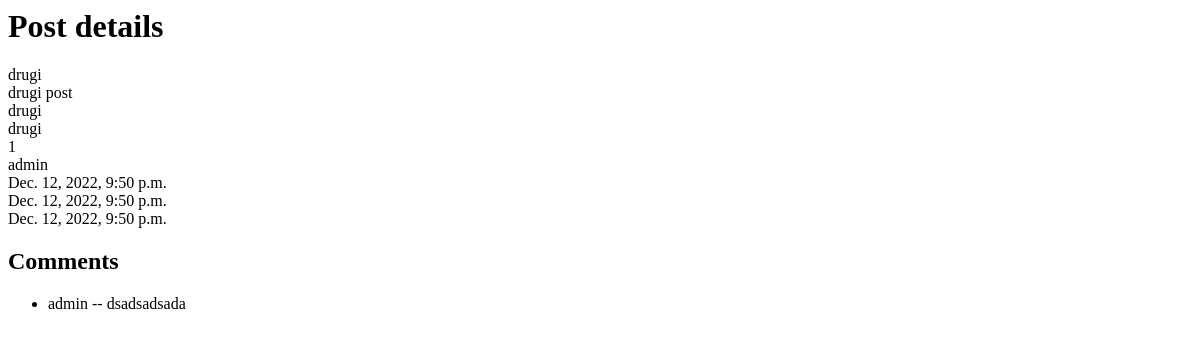
Page /forum/drugi/2/ on the earlier database version.
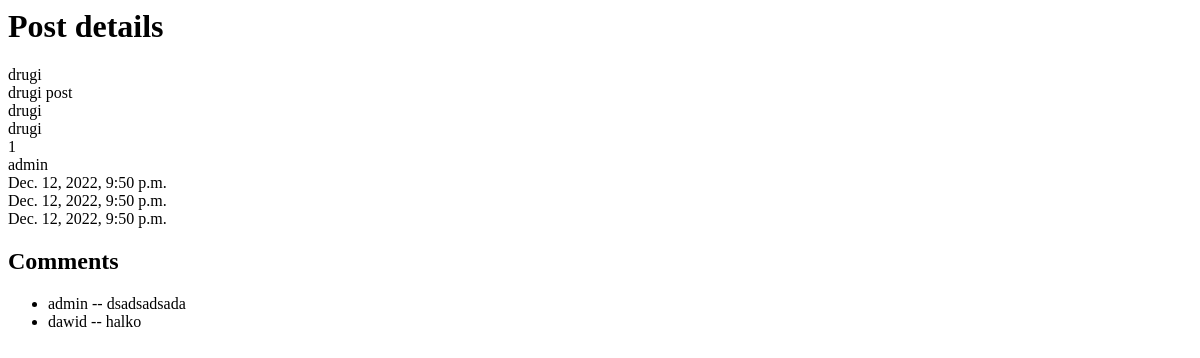
Same page on the later database version.
### forumapp/models.py (models this page shows, shortened)
class Forum(models.Model):
    title = models.CharField(max_length=55)
    header = models.CharField(max_length=55, blank=True, null=True)
    slug = models.SlugField(max_length=55,unique=True)
    body = models.TextField()
    status = models.IntegerField(choices=STATUS, default=1)
    created_by = models.ForeignKey(User, on_delete=models.CASCADE)
    created_date = models.DateTimeField(auto_now_add=True)
    update_date = models.DateTimeField(auto_now=True)
    publish_date = models.DateTimeField(default=now)
    class Meta:
        ordering = ('-created_date',)

class Comment(models.Model):
    forum = models.ForeignKey(Forum, on_delete=models.CASCADE, related_name='comments')
    created_by = models.ForeignKey(User, on_delete=models.CASCADE)
    body = models.TextField()
    created_date = models.DateTimeField(auto_now_add=True)
    update_date = models.DateTimeField(auto_now=True)

### forumapp/views.py (the view)
# urls.py: path('<slug:get_slug>/<int:get_id>/', post_detail, name = 'post_details'),
def post_detail(request, get_slug, get_id):
    post = get_object_or_404(Forum, id=get_id, slug=get_slug)
    comments = Comment.objects.filter(forum = post)
    context = {
        'object': post,
        'comments': comments
    }
    return render(request, 'forum/post_details.html', context)

### templates/forum/post_details.html (shortened to what this page needs)
<h1>Post details</h1>
{{ object.title }} </br>
{{ object.header }}</br>
{{ object.slug }}</br>
{{ object.body }}</br>
{{ object.status }}</br>
{{ object.created_by }}</br>
{{ object.created_date }}</br>
{{ object.update_date }}</br>
{{ object.publish_date }}</br>
<h2>Comments</h2>
<ul>
{% for comment in comments%}
    <li>{{ comment.created_by }} -- {{ comment.body }}</li>
{% endfor %}
</ul>

Differences in the rows shown:
added Comment: created_by "dawid", body "halko"
